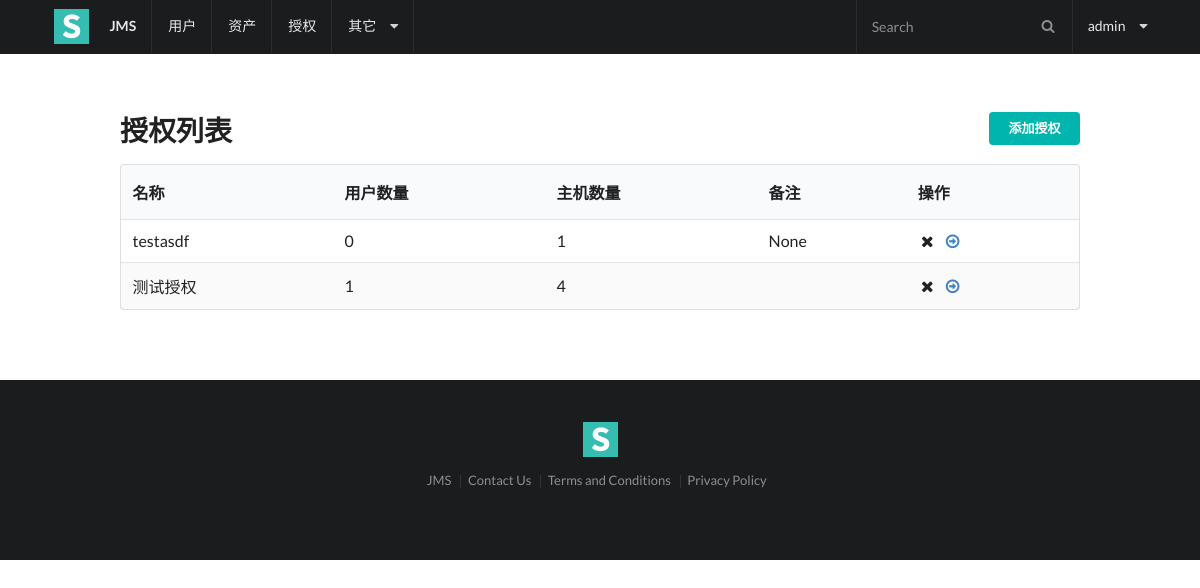
/perms/ (signed in), run on the app's committed database.
### users/models.py (models this page shows)
class User(AbstractUser):
    name = models.CharField(max_length=32, help_text="这是一个名字")
    wechat = models.CharField(max_length=128)
    def __str__(self):
        return "%s <%s>" % (self.username, self.name)

### perms/models.py (models this page shows, shortened)
class Perm(models.Model):
    name = models.CharField(max_length=64, verbose_name="名称")
    user = models.ManyToManyField(settings.AUTH_USER_MODEL, verbose_name='用户')
    asset = models.ManyToManyField(Asset, verbose_name='资产')
    comment = models.CharField(max_length=128, blank=True, null=True)
    date_add = models.DateTimeField(auto_now_add=True)

### perms/views.py (the view)
class PermListView(LoginRequiredMixin, ListView):
    model = Perm
    template_name = "perms/list.html"
    form = PermForm()
    def get_context_data(self, **kwargs):
        context = super(PermListView, self).get_context_data(**kwargs)
        context['form'] = self.form
        return context

### perms/forms.py
class PermForm(ModelForm):
    class Meta:
        model = Perm
        fields = '__all__'

### assets/models.py (called while the page is built)
    def __str__(self):
        return self.hostname

### perms/templates/perms/list.html (shortened to what this page needs)
{% extends 'base.html' %}
{% load mytags %}
{% block content %}
    <div class="ui right floated small teal labeled button" id="perm_add_btn">添加授权</div>
    <h1 class="ui header">授权列表</h1>
    <table class="ui striped table">
        <thead>
        <tr>
            <th>名称</th>
            <th>用户数量</th>
            <th>主机数量</th>
            <th>备注</th>
            <th>操作</th>
        </tr>
        </thead>
        <tbody>
        {% for object in object_list %}
            <tr>
                <td>{{ object.name }}</td>
                <td>{{ object.user.count }}</td>
                <td>{{ object.asset.count }}</td>
                <td>{{ object.comment }}</td>
                <td>
                    <i class="perm del remove icon" href="{% url 'perms:del' object.id %}"></i>
                    <a href="{% url 'perms:detail' object.id %}" > <i class="arrow circle outline right icon"></i></a>
                </td>
            </tr>
        {% endfor %}
        </tbody>
    </table>
{% endblock %}

### templates/base.html (shortened to what this page needs)
{% load staticfiles %}
<html>
<head>
    <link rel="stylesheet" type="text/css" href="{% static 'semantic/semantic.min.css' %}">
</head>
<body>
    <div class="ui fixed inverted menu">
        <div class="ui container">
            <a href="#" class="header item">
              <img class="logo" src="{% static 'img/logo.png' %}">
              JMS
            </a>
            <a href="{% url 'users:list' %}" class="item">用户</a>
            <a href="{% url 'assets:list' %}" class="item">资产</a>
            <a href="{% url 'perms:list' %}" class="item">授权</a>
            <div class="ui simple dropdown item">
                其它<i class="dropdown icon"></i>
            </div>
            <div class="right menu">
                <div class="item">
                  <div class="ui transparent inverted icon input">
                    <i class="search icon"></i>
                    <input type="text" placeholder="Search">
                  </div>
                </div>
                <div class="ui simple dropdown item">
                {{ request.user.username }} <i class="dropdown icon"></i>
            </div>
            </div>
        </div>
    </div>
    <div class="ui main text container">
        {% block content %}
        {% endblock %}
    </div>
    <div class="ui inverted vertical footer segment">
        <div class="ui center aligned container">
            <img src="{% static 'img/logo.png' %}" class="ui centered mini image">
            <div class="ui horizontal inverted small divided link list">
                <a class="item" href="#">JMS</a>
                <a class="item" href="#">Contact Us</a>
                <a class="item" href="#">Terms and Conditions</a>
                <a class="item" href="#">Privacy Policy</a>
            </div>
        </div>
    </div>
</body>
</html>

### data on the page
User: user.username "admin"
Perm: name "testasdf", user.count "0", asset.count "1", comment "None"
Perm: name "测试授权", user.count "1", asset.count "4"
